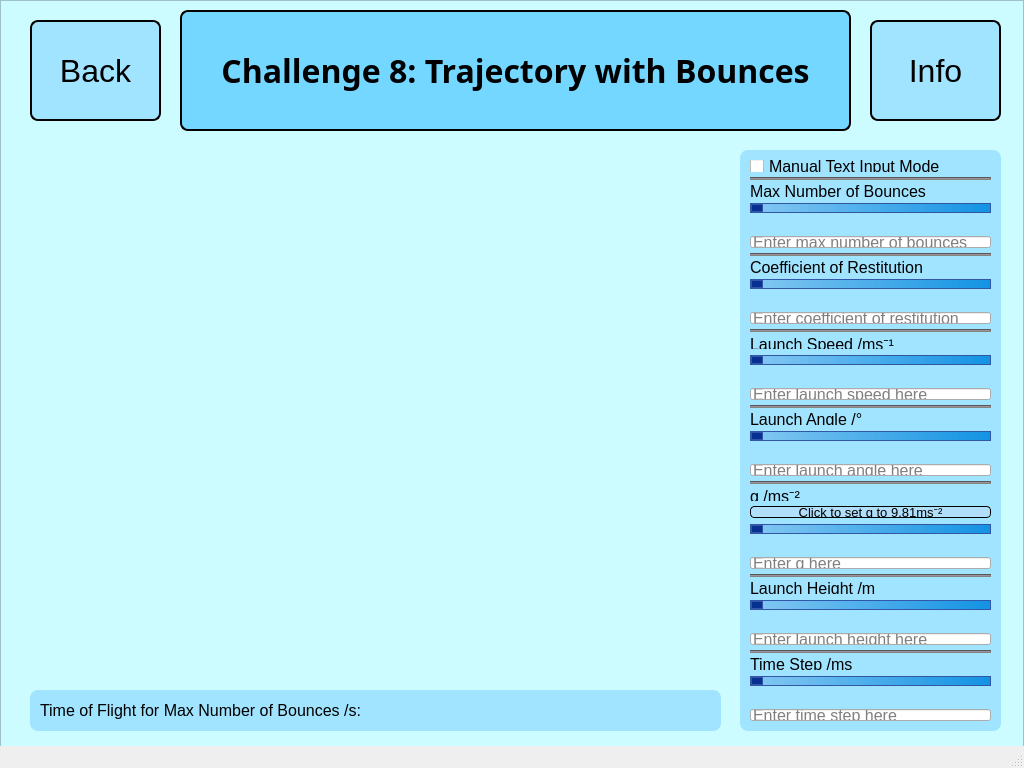
<?xml version="1.0" encoding="UTF-8"?>
<ui version="4.0">
 <class>MainWindow</class>
 <widget class="QMainWindow" name="MainWindow">
  <property name="geometry">
   <rect>
    <x>0</x>
    <y>0</y>
    <width>1024</width>
    <height>768</height>
   </rect>
  </property>
  <property name="windowTitle">
   <string>MainWindow</string>
  </property>
  <widget class="QWidget" name="centralwidget">
   <widget class="QFrame" name="frame">
    <property name="geometry">
     <rect>
      <x>0</x>
      <y>0</y>
      <width>1024</width>
      <height>881</height>
     </rect>
    </property>
    <property name="styleSheet">
     <string notr="true">QFrame {
	background-color: #ccfcff
}</string>
    </property>
    <property name="frameShape">
     <enum>QFrame::StyledPanel</enum>
    </property>
    <property name="frameShadow">
     <enum>QFrame::Raised</enum>
    </property>
    <widget class="QPushButton" name="backButton">
     <property name="geometry">
      <rect>
       <x>30</x>
       <y>20</y>
       <width>131</width>
       <height>101</height>
      </rect>
     </property>
     <property name="font">
      <font>
       <family>Meiryo UI</family>
       <pointsize>24</pointsize>
      </font>
     </property>
     <property name="styleSheet">
      <string notr="true">QPushButton {
	border: 2px solid;
	border-radius: 8px;
	background-color: #a1e4ff;
}</string>
     </property>
     <property name="text">
      <string>Back</string>
     </property>
     <property name="checkable">
      <bool>true</bool>
     </property>
    </widget>
    <widget class="QWidget" name="verticalLayoutWidget">
     <property name="geometry">
      <rect>
       <x>750</x>
       <y>160</y>
       <width>241</width>
       <height>561</height>
      </rect>
     </property>
     <layout class="QVBoxLayout" name="inputLayout" stretch="0,0,0,0,0,0,0,0,0,0,0,0,1,0,0,0,0,1,2,0,0,0,1,0,1,0,0,0,1,1,0,0,0,1,1,0,0">
      <property name="spacing">
       <number>5</number>
      </property>
      <item>
       <widget class="QCheckBox" name="textModeCheckBox">
        <property name="font">
         <font>
          <family>Meiryo UI</family>
          <pointsize>12</pointsize>
         </font>
        </property>
        <property name="text">
         <string>Manual Text Input Mode</string>
        </property>
       </widget>
      </item>
      <item>
       <widget class="Line" name="Line1">
        <property name="styleSheet">
         <string notr="true">QFrame {
	background-color: #838285;
	min-height:1px;
	max-height:1px;
}</string>
        </property>
        <property name="orientation">
         <enum>Qt::Horizontal</enum>
        </property>
       </widget>
      </item>
      <item>
       <widget class="QLabel" name="maxBouncesLabel">
        <property name="font">
         <font>
          <family>Meiryo UI</family>
          <pointsize>12</pointsize>
          <weight>50</weight>
          <bold>false</bold>
          <underline>false</underline>
         </font>
        </property>
        <property name="styleSheet">
         <string notr="true">QLabel {background-color: #a1e4ff;}</string>
        </property>
        <property name="text">
         <string>Max Number of Bounces</string>
        </property>
       </widget>
      </item>
      <item>
       <widget class="QSlider" name="maxBouncesSlider">
        <property name="styleSheet">
         <string notr="true">QSlider::groove:horizontal {border: 1px solid #3256a8;
height: 8px;
background: qlineargradient(x1: 0, y1: 0, x2: 1, y2: 0, stop: 0 #85c8f2, stop: 1 #1293e3);}

QSlider::handle:horizontal {border: 1px solid #3256a8;
background: #073191;
width: 10px;
height: 10px;
border-radius: 5px;}</string>
        </property>
        <property name="orientation">
         <enum>Qt::Horizontal</enum>
        </property>
       </widget>
      </item>
      <item>
       <widget class="QLabel" name="maxBouncesSliderLabel">
        <property name="font">
         <font>
          <family>Meiryo UI</family>
          <pointsize>10</pointsize>
         </font>
        </property>
        <property name="styleSheet">
         <string notr="true">QLabel {background-color: #a1e4ff;}</string>
        </property>
        <property name="text">
         <string/>
        </property>
       </widget>
      </item>
      <item>
       <widget class="QLineEdit" name="maxBouncesLineEdit">
        <property name="font">
         <font>
          <pointsize>12</pointsize>
         </font>
        </property>
        <property name="inputMask">
         <string/>
        </property>
        <property name="text">
         <string/>
        </property>
        <property name="placeholderText">
         <string>Enter max number of bounces</string>
        </property>
       </widget>
      </item>
      <item>
       <widget class="Line" name="Line2_3">
        <property name="styleSheet">
         <string notr="true">QFrame {
	background-color: #838285;
	min-height:1px;
	max-height:1px;
}</string>
        </property>
        <property name="orientation">
         <enum>Qt::Horizontal</enum>
        </property>
       </widget>
      </item>
      <item>
       <widget class="QLabel" name="restitutionCoefficientLabel">
        <property name="font">
         <font>
          <family>Meiryo UI</family>
          <pointsize>12</pointsize>
          <weight>50</weight>
          <bold>false</bold>
          <underline>false</underline>
         </font>
        </property>
        <property name="styleSheet">
         <string notr="true">QLabel {background-color: #a1e4ff;}</string>
        </property>
        <property name="text">
         <string>Coefficient of Restitution</string>
        </property>
       </widget>
      </item>
      <item>
       <widget class="QSlider" name="restitutionCoefficientSlider">
        <property name="styleSheet">
         <string notr="true">QSlider::groove:horizontal {border: 1px solid #3256a8;
height: 8px;
background: qlineargradient(x1: 0, y1: 0, x2: 1, y2: 0, stop: 0 #85c8f2, stop: 1 #1293e3);}

QSlider::handle:horizontal {border: 1px solid #3256a8;
background: #073191;
width: 10px;
height: 10px;
border-radius: 5px;}</string>
        </property>
        <property name="orientation">
         <enum>Qt::Horizontal</enum>
        </property>
       </widget>
      </item>
      <item>
       <widget class="QLabel" name="restitutionCoefficientSliderLabel">
        <property name="font">
         <font>
          <family>Meiryo UI</family>
          <pointsize>10</pointsize>
         </font>
        </property>
        <property name="styleSheet">
         <string notr="true">QLabel {background-color: #a1e4ff;}</string>
        </property>
        <property name="text">
         <string/>
        </property>
       </widget>
      </item>
      <item>
       <widget class="QLineEdit" name="restitutionCoefficientLineEdit">
        <property name="font">
         <font>
          <pointsize>12</pointsize>
         </font>
        </property>
        <property name="inputMask">
         <string/>
        </property>
        <property name="text">
         <string/>
        </property>
        <property name="placeholderText">
         <string>Enter coefficient of restitution</string>
        </property>
       </widget>
      </item>
      <item>
       <widget class="Line" name="Line2_2">
        <property name="styleSheet">
         <string notr="true">QFrame {
	background-color: #838285;
	min-height:1px;
	max-height:1px;
}</string>
        </property>
        <property name="orientation">
         <enum>Qt::Horizontal</enum>
        </property>
       </widget>
      </item>
      <item>
       <widget class="QLabel" name="launchSpeedLabel">
        <property name="font">
         <font>
          <family>Meiryo UI</family>
          <pointsize>12</pointsize>
          <weight>50</weight>
          <bold>false</bold>
          <underline>false</underline>
         </font>
        </property>
        <property name="styleSheet">
         <string notr="true">QLabel {background-color: #a1e4ff;}</string>
        </property>
        <property name="text">
         <string>Launch Speed /ms⁻¹</string>
        </property>
       </widget>
      </item>
      <item>
       <widget class="QSlider" name="launchSpeedSlider">
        <property name="styleSheet">
         <string notr="true">QSlider::groove:horizontal {border: 1px solid #3256a8;
height: 8px;
background: qlineargradient(x1: 0, y1: 0, x2: 1, y2: 0, stop: 0 #85c8f2, stop: 1 #1293e3);}

QSlider::handle:horizontal {border: 1px solid #3256a8;
background: #073191;
width: 10px;
height: 10px;
border-radius: 5px;}</string>
        </property>
        <property name="orientation">
         <enum>Qt::Horizontal</enum>
        </property>
       </widget>
      </item>
      <item>
       <widget class="QLabel" name="launchSpeedSliderLabel">
        <property name="font">
         <font>
          <family>Meiryo UI</family>
          <pointsize>10</pointsize>
         </font>
        </property>
        <property name="styleSheet">
         <string notr="true">QLabel {background-color: #a1e4ff;}</string>
        </property>
        <property name="text">
         <string/>
        </property>
       </widget>
      </item>
      <item>
       <widget class="QLineEdit" name="launchSpeedLineEdit">
        <property name="font">
         <font>
          <pointsize>12</pointsize>
         </font>
        </property>
        <property name="inputMask">
         <string/>
        </property>
        <property name="placeholderText">
         <string>Enter launch speed here</string>
        </property>
       </widget>
      </item>
      <item>
       <widget class="Line" name="Line2">
        <property name="styleSheet">
         <string notr="true">QFrame {
	background-color: #838285;
	min-height:1px;
	max-height:1px;
}</string>
        </property>
        <property name="orientation">
         <enum>Qt::Horizontal</enum>
        </property>
       </widget>
      </item>
      <item>
       <widget class="QLabel" name="label_3">
        <property name="font">
         <font>
          <family>Meiryo UI</family>
          <pointsize>12</pointsize>
          <weight>50</weight>
          <bold>false</bold>
          <underline>false</underline>
         </font>
        </property>
        <property name="styleSheet">
         <string notr="true">QLabel {background-color: #a1e4ff;}</string>
        </property>
        <property name="text">
         <string>Launch Angle /°</string>
        </property>
       </widget>
      </item>
      <item>
       <widget class="QSlider" name="launchAngleSlider">
        <property name="styleSheet">
         <string notr="true">QSlider::groove:horizontal {border: 1px solid #3256a8;
height: 8px;
background: qlineargradient(x1: 0, y1: 0, x2: 1, y2: 0, stop: 0 #85c8f2, stop: 1 #1293e3);}

QSlider::handle:horizontal {border: 1px solid #3256a8;
background: #073191;
width: 10px;
height: 10px;
border-radius: 5px;}</string>
        </property>
        <property name="orientation">
         <enum>Qt::Horizontal</enum>
        </property>
       </widget>
      </item>
      <item>
       <widget class="QLabel" name="launchAngleSliderLabel">
        <property name="font">
         <font>
          <family>Meiryo UI</family>
          <pointsize>10</pointsize>
         </font>
        </property>
        <property name="styleSheet">
         <string notr="true">QLabel {background-color: #a1e4ff;}</string>
        </property>
        <property name="text">
         <string/>
        </property>
       </widget>
      </item>
      <item>
       <widget class="QLineEdit" name="launchAngleLineEdit">
        <property name="font">
         <font>
          <pointsize>12</pointsize>
         </font>
        </property>
        <property name="placeholderText">
         <string>Enter launch angle here</string>
        </property>
       </widget>
      </item>
      <item>
       <widget class="Line" name="Line3">
        <property name="styleSheet">
         <string notr="true">QFrame {
	background-color: #838285;
	min-height:1px;
	max-height:1px;
}</string>
        </property>
        <property name="orientation">
         <enum>Qt::Horizontal</enum>
        </property>
       </widget>
      </item>
      <item>
       <widget class="QLabel" name="label_4">
        <property name="font">
         <font>
          <family>Meiryo UI</family>
          <pointsize>12</pointsize>
          <weight>50</weight>
          <bold>false</bold>
          <underline>false</underline>
         </font>
        </property>
        <property name="styleSheet">
         <string notr="true">QLabel {background-color: #a1e4ff;}</string>
        </property>
        <property name="text">
         <string>g /ms⁻²</string>
        </property>
       </widget>
      </item>
      <item>
       <widget class="QPushButton" name="setgButton">
        <property name="font">
         <font>
          <family>Meiryo UI</family>
          <pointsize>10</pointsize>
         </font>
        </property>
        <property name="styleSheet">
         <string notr="true">QPushButton {
	border: 1px solid;
	border-radius: 4px;
	background-color:#b1defa;
}</string>
        </property>
        <property name="text">
         <string>Click to set g to 9.81ms⁻²</string>
        </property>
       </widget>
      </item>
      <item>
       <widget class="QSlider" name="gSlider">
        <property name="styleSheet">
         <string notr="true">QSlider::groove:horizontal {border: 1px solid #3256a8;
height: 8px;
background: qlineargradient(x1: 0, y1: 0, x2: 1, y2: 0, stop: 0 #85c8f2, stop: 1 #1293e3);}

QSlider::handle:horizontal {border: 1px solid #3256a8;
background: #073191;
width: 10px;
height: 10px;
border-radius: 5px;}</string>
        </property>
        <property name="orientation">
         <enum>Qt::Horizontal</enum>
        </property>
       </widget>
      </item>
      <item>
       <widget class="QLabel" name="gSliderLabel">
        <property name="font">
         <font>
          <family>Meiryo UI</family>
          <pointsize>10</pointsize>
         </font>
        </property>
        <property name="styleSheet">
         <string notr="true">QLabel {background-color: #a1e4ff;}</string>
        </property>
        <property name="text">
         <string/>
        </property>
       </widget>
      </item>
      <item>
       <widget class="QLineEdit" name="gLineEdit">
        <property name="font">
         <font>
          <pointsize>12</pointsize>
         </font>
        </property>
        <property name="placeholderText">
         <string>Enter g here</string>
        </property>
       </widget>
      </item>
      <item>
       <widget class="Line" name="Line4">
        <property name="styleSheet">
         <string notr="true">QFrame {
	background-color: #838285;
	min-height:1px;
	max-height:1px;
}</string>
        </property>
        <property name="orientation">
         <enum>Qt::Horizontal</enum>
        </property>
       </widget>
      </item>
      <item>
       <widget class="QLabel" name="label_5">
        <property name="font">
         <font>
          <family>Meiryo UI</family>
          <pointsize>12</pointsize>
          <weight>50</weight>
          <bold>false</bold>
          <underline>false</underline>
         </font>
        </property>
        <property name="styleSheet">
         <string notr="true">QLabel {background-color: #a1e4ff;}</string>
        </property>
        <property name="text">
         <string>Launch Height /m</string>
        </property>
       </widget>
      </item>
      <item>
       <widget class="QSlider" name="launchHeightSlider">
        <property name="styleSheet">
         <string notr="true">QSlider::groove:horizontal {border: 1px solid #3256a8;
height: 8px;
background: qlineargradient(x1: 0, y1: 0, x2: 1, y2: 0, stop: 0 #85c8f2, stop: 1 #1293e3);}

QSlider::handle:horizontal {border: 1px solid #3256a8;
background: #073191;
width: 10px;
height: 10px;
border-radius: 5px;}</string>
        </property>
        <property name="orientation">
         <enum>Qt::Horizontal</enum>
        </property>
       </widget>
      </item>
      <item>
       <widget class="QLabel" name="launchHeightSliderLabel">
        <property name="font">
         <font>
          <family>Meiryo UI</family>
          <pointsize>10</pointsize>
         </font>
        </property>
        <property name="styleSheet">
         <string notr="true">QLabel {background-color: #a1e4ff;}</string>
        </property>
        <property name="text">
         <string/>
        </property>
       </widget>
      </item>
      <item>
       <widget class="QLineEdit" name="launchHeightLineEdit">
        <property name="font">
         <font>
          <pointsize>12</pointsize>
         </font>
        </property>
        <property name="placeholderText">
         <string>Enter launch height here</string>
        </property>
       </widget>
      </item>
      <item>
       <widget class="Line" name="Line5">
        <property name="styleSheet">
         <string notr="true">QFrame {
	background-color: #838285;
	min-height:1px;
	max-height:1px;
}</string>
        </property>
        <property name="orientation">
         <enum>Qt::Horizontal</enum>
        </property>
       </widget>
      </item>
      <item>
       <widget class="QLabel" name="label_6">
        <property name="font">
         <font>
          <family>Meiryo UI</family>
          <pointsize>12</pointsize>
          <weight>50</weight>
          <bold>false</bold>
          <underline>false</underline>
         </font>
        </property>
        <property name="styleSheet">
         <string notr="true">QLabel {background-color: #a1e4ff;}</string>
        </property>
        <property name="text">
         <string>Time Step /ms</string>
        </property>
       </widget>
      </item>
      <item>
       <widget class="QSlider" name="timeStepSlider">
        <property name="styleSheet">
         <string notr="true">QSlider::groove:horizontal {border: 1px solid #3256a8;
height: 8px;
background: qlineargradient(x1: 0, y1: 0, x2: 1, y2: 0, stop: 0 #85c8f2, stop: 1 #1293e3);}

QSlider::handle:horizontal {border: 1px solid #3256a8;
background: #073191;
width: 10px;
height: 10px;
border-radius: 5px;}</string>
        </property>
        <property name="orientation">
         <enum>Qt::Horizontal</enum>
        </property>
       </widget>
      </item>
      <item>
       <widget class="QLabel" name="timeStepSliderLabel">
        <property name="font">
         <font>
          <family>Meiryo UI</family>
          <pointsize>10</pointsize>
         </font>
        </property>
        <property name="styleSheet">
         <string notr="true">QLabel {background-color: #a1e4ff;}</string>
        </property>
        <property name="text">
         <string/>
        </property>
       </widget>
      </item>
      <item>
       <widget class="QLineEdit" name="timeStepLineEdit">
        <property name="font">
         <font>
          <pointsize>12</pointsize>
         </font>
        </property>
        <property name="placeholderText">
         <string>Enter time step here</string>
        </property>
       </widget>
      </item>
     </layout>
    </widget>
    <widget class="QWidget" name="verticalLayoutWidget_3">
     <property name="geometry">
      <rect>
       <x>30</x>
       <y>150</y>
       <width>691</width>
       <height>531</height>
      </rect>
     </property>
     <layout class="QVBoxLayout" name="graphLayout"/>
    </widget>
    <widget class="QPushButton" name="infoButton">
     <property name="geometry">
      <rect>
       <x>870</x>
       <y>20</y>
       <width>131</width>
       <height>101</height>
      </rect>
     </property>
     <property name="font">
      <font>
       <family>Meiryo UI</family>
       <pointsize>24</pointsize>
      </font>
     </property>
     <property name="styleSheet">
      <string notr="true">QPushButton {
	border: 2px solid;
	border-radius: 8px;
	background-color: #a1e4ff;
}</string>
     </property>
     <property name="text">
      <string>Info</string>
     </property>
     <property name="checkable">
      <bool>true</bool>
     </property>
    </widget>
    <widget class="QListWidget" name="listWidget">
     <property name="geometry">
      <rect>
       <x>740</x>
       <y>150</y>
       <width>261</width>
       <height>581</height>
      </rect>
     </property>
     <property name="styleSheet">
      <string notr="true">QWidget {
	border-radius: 8px;
	background-color: #a1e4ff;
}</string>
     </property>
    </widget>
    <widget class="QWidget" name="verticalLayoutWidget_2">
     <property name="geometry">
      <rect>
       <x>180</x>
       <y>10</y>
       <width>671</width>
       <height>121</height>
      </rect>
     </property>
     <layout class="QVBoxLayout" name="verticalLayout_2">
      <item>
       <widget class="QLabel" name="challengeTitleLabel">
        <property name="font">
         <font>
          <family>Lucida Handwriting</family>
          <pointsize>24</pointsize>
          <weight>75</weight>
          <italic>false</italic>
          <bold>true</bold>
          <kerning>true</kerning>
         </font>
        </property>
        <property name="autoFillBackground">
         <bool>false</bool>
        </property>
        <property name="styleSheet">
         <string notr="true">QLabel {
	border: 2px solid;
	border-radius: 8px;
	background-color: #73d7ff;
}</string>
        </property>
        <property name="text">
         <string>Challenge 8: Trajectory with Bounces</string>
        </property>
        <property name="scaledContents">
         <bool>true</bool>
        </property>
        <property name="alignment">
         <set>Qt::AlignCenter</set>
        </property>
        <property name="wordWrap">
         <bool>true</bool>
        </property>
       </widget>
      </item>
     </layout>
    </widget>
    <widget class="QListWidget" name="analyticsListWidget">
     <property name="geometry">
      <rect>
       <x>30</x>
       <y>690</y>
       <width>691</width>
       <height>41</height>
      </rect>
     </property>
     <property name="styleSheet">
      <string notr="true">QWidget {
	border-radius: 8px;
	background-color: #a1e4ff;
}</string>
     </property>
    </widget>
    <widget class="QLabel" name="flightTimeLabel">
     <property name="geometry">
      <rect>
       <x>40</x>
       <y>700</y>
       <width>671</width>
       <height>21</height>
      </rect>
     </property>
     <property name="font">
      <font>
       <family>Meiryo UI</family>
       <pointsize>12</pointsize>
       <weight>50</weight>
       <bold>false</bold>
       <underline>false</underline>
      </font>
     </property>
     <property name="styleSheet">
      <string notr="true">QLabel {background-color: #a1e4ff;}</string>
     </property>
     <property name="text">
      <string>Time of Flight for Max Number of Bounces /s:</string>
     </property>
    </widget>
    <zorder>listWidget</zorder>
    <zorder>backButton</zorder>
    <zorder>verticalLayoutWidget</zorder>
    <zorder>verticalLayoutWidget_3</zorder>
    <zorder>infoButton</zorder>
    <zorder>verticalLayoutWidget_2</zorder>
    <zorder>analyticsListWidget</zorder>
    <zorder>flightTimeLabel</zorder>
   </widget>
  </widget>
  <widget class="QStatusBar" name="statusbar"/>
 </widget>
 <resources/>
 <connections/>
</ui>
